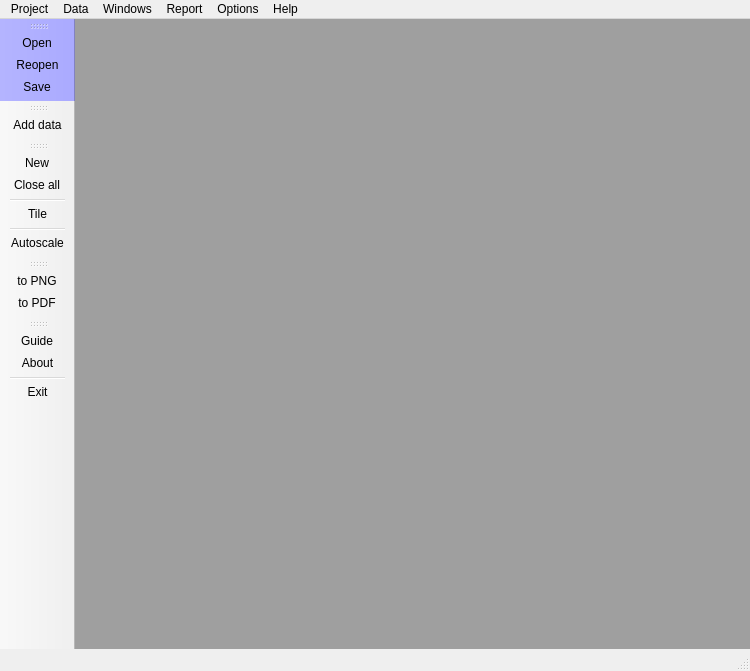
<?xml version="1.0" encoding="UTF-8"?>
<ui version="4.0">
 <class>MainWindow</class>
 <widget class="QMainWindow" name="MainWindow">
  <property name="geometry">
   <rect>
    <x>0</x>
    <y>0</y>
    <width>750</width>
    <height>671</height>
   </rect>
  </property>
  <property name="sizePolicy">
   <sizepolicy hsizetype="Expanding" vsizetype="Expanding">
    <horstretch>0</horstretch>
    <verstretch>0</verstretch>
   </sizepolicy>
  </property>
  <property name="cursor">
   <cursorShape>ArrowCursor</cursorShape>
  </property>
  <property name="acceptDrops">
   <bool>true</bool>
  </property>
  <property name="windowTitle">
   <string>Rragraph - 3.0</string>
  </property>
  <property name="windowIcon">
   <iconset resource="../resources.qrc">
    <normaloff>:/resources/MainWindow/eagle.png</normaloff>:/resources/MainWindow/eagle.png</iconset>
  </property>
  <property name="statusTip">
   <string>When this product was building, any animal didn't kill (except one squirrel:)</string>
  </property>
  <property name="autoFillBackground">
   <bool>false</bool>
  </property>
  <property name="toolButtonStyle">
   <enum>Qt::ToolButtonTextUnderIcon</enum>
  </property>
  <property name="documentMode">
   <bool>false</bool>
  </property>
  <widget class="QWidget" name="centralwidget">
   <layout class="QHBoxLayout" name="horizontalLayout">
    <property name="spacing">
     <number>0</number>
    </property>
    <property name="margin">
     <number>0</number>
    </property>
    <item>
     <widget class="QMdiArea" name="mdiArea">
      <property name="verticalScrollBarPolicy">
       <enum>Qt::ScrollBarAsNeeded</enum>
      </property>
      <property name="horizontalScrollBarPolicy">
       <enum>Qt::ScrollBarAsNeeded</enum>
      </property>
      <property name="activationOrder">
       <enum>QMdiArea::StackingOrder</enum>
      </property>
      <property name="documentMode">
       <bool>true</bool>
      </property>
     </widget>
    </item>
   </layout>
  </widget>
  <widget class="QMenuBar" name="menubar">
   <property name="geometry">
    <rect>
     <x>0</x>
     <y>0</y>
     <width>750</width>
     <height>20</height>
    </rect>
   </property>
   <widget class="QMenu" name="menuProject">
    <property name="title">
     <string>Project</string>
    </property>
    <widget class="QMenu" name="menuRecently_closed">
     <property name="title">
      <string>Recently closed</string>
     </property>
     <property name="icon">
      <iconset resource="../resources.qrc">
       <normaloff>:/resources/MainWindow/Project/open_recently_closed.png</normaloff>:/resources/MainWindow/Project/open_recently_closed.png</iconset>
     </property>
     <addaction name="separator"/>
     <addaction name="actionRemovePaths"/>
    </widget>
    <addaction name="actionOpenProject"/>
    <addaction name="menuRecently_closed"/>
    <addaction name="actionReopen"/>
    <addaction name="actionToClean"/>
    <addaction name="separator"/>
    <addaction name="actionSaveProject"/>
    <addaction name="actionSaveAs"/>
    <addaction name="separator"/>
    <addaction name="actionExit"/>
   </widget>
   <widget class="QMenu" name="menuData">
    <property name="title">
     <string>Data</string>
    </property>
    <addaction name="actionAddData"/>
   </widget>
   <widget class="QMenu" name="menuWindows">
    <property name="title">
     <string>Windows</string>
    </property>
    <widget class="QMenu" name="menuTileBehavior">
     <property name="title">
      <string>Set tile behavior</string>
     </property>
     <property name="icon">
      <iconset resource="../resources.qrc">
       <normaloff>:/resources/MainWindow/Options/tileBehavior.png</normaloff>:/resources/MainWindow/Options/tileBehavior.png</iconset>
     </property>
     <addaction name="actionNormalTile"/>
     <addaction name="actionHorizontalTile"/>
    </widget>
    <addaction name="actionNewWindow"/>
    <addaction name="actionCloseSW"/>
    <addaction name="actionTile"/>
    <addaction name="actionMax"/>
    <addaction name="actionAutoscale"/>
    <addaction name="separator"/>
    <addaction name="menuTileBehavior"/>
   </widget>
   <widget class="QMenu" name="menuReport">
    <property name="title">
     <string>Report</string>
    </property>
    <addaction name="actionToPNG"/>
    <addaction name="actionToPDF"/>
   </widget>
   <widget class="QMenu" name="menuHelp">
    <property name="title">
     <string>Help</string>
    </property>
    <addaction name="actionGuide"/>
    <addaction name="actionAbout"/>
   </widget>
   <widget class="QMenu" name="menuOptions">
    <property name="title">
     <string>Options</string>
    </property>
    <widget class="QMenu" name="menuLanguage">
     <property name="title">
      <string>Language</string>
     </property>
     <property name="icon">
      <iconset resource="../resources.qrc">
       <normaloff>:/resources/MainWindow/Options/flag.png</normaloff>:/resources/MainWindow/Options/flag.png</iconset>
     </property>
    </widget>
    <addaction name="menuLanguage"/>
    <addaction name="actionBigIcons"/>
    <addaction name="separator"/>
    <addaction name="actionStylesEditor"/>
   </widget>
   <addaction name="menuProject"/>
   <addaction name="menuData"/>
   <addaction name="menuWindows"/>
   <addaction name="menuReport"/>
   <addaction name="menuOptions"/>
   <addaction name="menuHelp"/>
  </widget>
  <widget class="QStatusBar" name="statusbar"/>
  <widget class="QToolBar" name="tb_Project">
   <property name="palette">
    <palette>
     <active>
      <colorrole role="WindowText">
       <brush brushstyle="SolidPattern">
        <color alpha="255">
         <red>0</red>
         <green>0</green>
         <blue>0</blue>
        </color>
       </brush>
      </colorrole>
      <colorrole role="Button">
       <brush brushstyle="SolidPattern">
        <color alpha="255">
         <red>170</red>
         <green>170</green>
         <blue>255</blue>
        </color>
       </brush>
      </colorrole>
      <colorrole role="Light">
       <brush brushstyle="SolidPattern">
        <color alpha="255">
         <red>255</red>
         <green>255</green>
         <blue>255</blue>
        </color>
       </brush>
      </colorrole>
      <colorrole role="Midlight">
       <brush brushstyle="SolidPattern">
        <color alpha="255">
         <red>212</red>
         <green>212</green>
         <blue>255</blue>
        </color>
       </brush>
      </colorrole>
      <colorrole role="Dark">
       <brush brushstyle="SolidPattern">
        <color alpha="255">
         <red>85</red>
         <green>85</green>
         <blue>127</blue>
        </color>
       </brush>
      </colorrole>
      <colorrole role="Mid">
       <brush brushstyle="SolidPattern">
        <color alpha="255">
         <red>113</red>
         <green>113</green>
         <blue>170</blue>
        </color>
       </brush>
      </colorrole>
      <colorrole role="Text">
       <brush brushstyle="SolidPattern">
        <color alpha="255">
         <red>0</red>
         <green>0</green>
         <blue>0</blue>
        </color>
       </brush>
      </colorrole>
      <colorrole role="BrightText">
       <brush brushstyle="SolidPattern">
        <color alpha="255">
         <red>255</red>
         <green>255</green>
         <blue>255</blue>
        </color>
       </brush>
      </colorrole>
      <colorrole role="ButtonText">
       <brush brushstyle="SolidPattern">
        <color alpha="255">
         <red>0</red>
         <green>0</green>
         <blue>0</blue>
        </color>
       </brush>
      </colorrole>
      <colorrole role="Base">
       <brush brushstyle="SolidPattern">
        <color alpha="255">
         <red>255</red>
         <green>255</green>
         <blue>255</blue>
        </color>
       </brush>
      </colorrole>
      <colorrole role="Window">
       <brush brushstyle="SolidPattern">
        <color alpha="255">
         <red>170</red>
         <green>170</green>
         <blue>255</blue>
        </color>
       </brush>
      </colorrole>
      <colorrole role="Shadow">
       <brush brushstyle="SolidPattern">
        <color alpha="255">
         <red>0</red>
         <green>0</green>
         <blue>0</blue>
        </color>
       </brush>
      </colorrole>
      <colorrole role="AlternateBase">
       <brush brushstyle="SolidPattern">
        <color alpha="255">
         <red>212</red>
         <green>212</green>
         <blue>255</blue>
        </color>
       </brush>
      </colorrole>
      <colorrole role="ToolTipBase">
       <brush brushstyle="SolidPattern">
        <color alpha="255">
         <red>255</red>
         <green>255</green>
         <blue>220</blue>
        </color>
       </brush>
      </colorrole>
      <colorrole role="ToolTipText">
       <brush brushstyle="SolidPattern">
        <color alpha="255">
         <red>0</red>
         <green>0</green>
         <blue>0</blue>
        </color>
       </brush>
      </colorrole>
     </active>
     <inactive>
      <colorrole role="WindowText">
       <brush brushstyle="SolidPattern">
        <color alpha="255">
         <red>0</red>
         <green>0</green>
         <blue>0</blue>
        </color>
       </brush>
      </colorrole>
      <colorrole role="Button">
       <brush brushstyle="SolidPattern">
        <color alpha="255">
         <red>170</red>
         <green>170</green>
         <blue>255</blue>
        </color>
       </brush>
      </colorrole>
      <colorrole role="Light">
       <brush brushstyle="SolidPattern">
        <color alpha="255">
         <red>255</red>
         <green>255</green>
         <blue>255</blue>
        </color>
       </brush>
      </colorrole>
      <colorrole role="Midlight">
       <brush brushstyle="SolidPattern">
        <color alpha="255">
         <red>212</red>
         <green>212</green>
         <blue>255</blue>
        </color>
       </brush>
      </colorrole>
      <colorrole role="Dark">
       <brush brushstyle="SolidPattern">
        <color alpha="255">
         <red>85</red>
         <green>85</green>
         <blue>127</blue>
        </color>
       </brush>
      </colorrole>
      <colorrole role="Mid">
       <brush brushstyle="SolidPattern">
        <color alpha="255">
         <red>113</red>
         <green>113</green>
         <blue>170</blue>
        </color>
       </brush>
      </colorrole>
      <colorrole role="Text">
       <brush brushstyle="SolidPattern">
        <color alpha="255">
         <red>0</red>
         <green>0</green>
         <blue>0</blue>
        </color>
       </brush>
      </colorrole>
      <colorrole role="BrightText">
       <brush brushstyle="SolidPattern">
        <color alpha="255">
         <red>255</red>
         <green>255</green>
         <blue>255</blue>
        </color>
       </brush>
      </colorrole>
      <colorrole role="ButtonText">
       <brush brushstyle="SolidPattern">
        <color alpha="255">
         <red>0</red>
         <green>0</green>
         <blue>0</blue>
        </color>
       </brush>
      </colorrole>
      <colorrole role="Base">
       <brush brushstyle="SolidPattern">
        <color alpha="255">
         <red>255</red>
         <green>255</green>
         <blue>255</blue>
        </color>
       </brush>
      </colorrole>
      <colorrole role="Window">
       <brush brushstyle="SolidPattern">
        <color alpha="255">
         <red>170</red>
         <green>170</green>
         <blue>255</blue>
        </color>
       </brush>
      </colorrole>
      <colorrole role="Shadow">
       <brush brushstyle="SolidPattern">
        <color alpha="255">
         <red>0</red>
         <green>0</green>
         <blue>0</blue>
        </color>
       </brush>
      </colorrole>
      <colorrole role="AlternateBase">
       <brush brushstyle="SolidPattern">
        <color alpha="255">
         <red>212</red>
         <green>212</green>
         <blue>255</blue>
        </color>
       </brush>
      </colorrole>
      <colorrole role="ToolTipBase">
       <brush brushstyle="SolidPattern">
        <color alpha="255">
         <red>255</red>
         <green>255</green>
         <blue>220</blue>
        </color>
       </brush>
      </colorrole>
      <colorrole role="ToolTipText">
       <brush brushstyle="SolidPattern">
        <color alpha="255">
         <red>0</red>
         <green>0</green>
         <blue>0</blue>
        </color>
       </brush>
      </colorrole>
     </inactive>
     <disabled>
      <colorrole role="WindowText">
       <brush brushstyle="SolidPattern">
        <color alpha="255">
         <red>85</red>
         <green>85</green>
         <blue>127</blue>
        </color>
       </brush>
      </colorrole>
      <colorrole role="Button">
       <brush brushstyle="SolidPattern">
        <color alpha="255">
         <red>170</red>
         <green>170</green>
         <blue>255</blue>
        </color>
       </brush>
      </colorrole>
      <colorrole role="Light">
       <brush brushstyle="SolidPattern">
        <color alpha="255">
         <red>255</red>
         <green>255</green>
         <blue>255</blue>
        </color>
       </brush>
      </colorrole>
      <colorrole role="Midlight">
       <brush brushstyle="SolidPattern">
        <color alpha="255">
         <red>212</red>
         <green>212</green>
         <blue>255</blue>
        </color>
       </brush>
      </colorrole>
      <colorrole role="Dark">
       <brush brushstyle="SolidPattern">
        <color alpha="255">
         <red>85</red>
         <green>85</green>
         <blue>127</blue>
        </color>
       </brush>
      </colorrole>
      <colorrole role="Mid">
       <brush brushstyle="SolidPattern">
        <color alpha="255">
         <red>113</red>
         <green>113</green>
         <blue>170</blue>
        </color>
       </brush>
      </colorrole>
      <colorrole role="Text">
       <brush brushstyle="SolidPattern">
        <color alpha="255">
         <red>85</red>
         <green>85</green>
         <blue>127</blue>
        </color>
       </brush>
      </colorrole>
      <colorrole role="BrightText">
       <brush brushstyle="SolidPattern">
        <color alpha="255">
         <red>255</red>
         <green>255</green>
         <blue>255</blue>
        </color>
       </brush>
      </colorrole>
      <colorrole role="ButtonText">
       <brush brushstyle="SolidPattern">
        <color alpha="255">
         <red>85</red>
         <green>85</green>
         <blue>127</blue>
        </color>
       </brush>
      </colorrole>
      <colorrole role="Base">
       <brush brushstyle="SolidPattern">
        <color alpha="255">
         <red>170</red>
         <green>170</green>
         <blue>255</blue>
        </color>
       </brush>
      </colorrole>
      <colorrole role="Window">
       <brush brushstyle="SolidPattern">
        <color alpha="255">
         <red>170</red>
         <green>170</green>
         <blue>255</blue>
        </color>
       </brush>
      </colorrole>
      <colorrole role="Shadow">
       <brush brushstyle="SolidPattern">
        <color alpha="255">
         <red>0</red>
         <green>0</green>
         <blue>0</blue>
        </color>
       </brush>
      </colorrole>
      <colorrole role="AlternateBase">
       <brush brushstyle="SolidPattern">
        <color alpha="255">
         <red>170</red>
         <green>170</green>
         <blue>255</blue>
        </color>
       </brush>
      </colorrole>
      <colorrole role="ToolTipBase">
       <brush brushstyle="SolidPattern">
        <color alpha="255">
         <red>255</red>
         <green>255</green>
         <blue>220</blue>
        </color>
       </brush>
      </colorrole>
      <colorrole role="ToolTipText">
       <brush brushstyle="SolidPattern">
        <color alpha="255">
         <red>0</red>
         <green>0</green>
         <blue>0</blue>
        </color>
       </brush>
      </colorrole>
     </disabled>
    </palette>
   </property>
   <property name="windowTitle">
    <string>Project's menu</string>
   </property>
   <property name="iconSize">
    <size>
     <width>44</width>
     <height>24</height>
    </size>
   </property>
   <attribute name="toolBarArea">
    <enum>LeftToolBarArea</enum>
   </attribute>
   <attribute name="toolBarBreak">
    <bool>false</bool>
   </attribute>
   <addaction name="actionOpenProject"/>
   <addaction name="actionReopen"/>
   <addaction name="actionSaveProject"/>
  </widget>
  <widget class="QToolBar" name="tb_Data">
   <property name="windowTitle">
    <string>Data manager</string>
   </property>
   <property name="iconSize">
    <size>
     <width>44</width>
     <height>24</height>
    </size>
   </property>
   <attribute name="toolBarArea">
    <enum>LeftToolBarArea</enum>
   </attribute>
   <attribute name="toolBarBreak">
    <bool>false</bool>
   </attribute>
   <addaction name="actionAddData"/>
  </widget>
  <widget class="QToolBar" name="tb_Windows">
   <property name="windowTitle">
    <string>Windows manager</string>
   </property>
   <property name="iconSize">
    <size>
     <width>44</width>
     <height>24</height>
    </size>
   </property>
   <attribute name="toolBarArea">
    <enum>LeftToolBarArea</enum>
   </attribute>
   <attribute name="toolBarBreak">
    <bool>false</bool>
   </attribute>
   <addaction name="actionNewWindow"/>
   <addaction name="actionCloseSW"/>
   <addaction name="separator"/>
   <addaction name="actionTile"/>
   <addaction name="separator"/>
   <addaction name="actionAutoscale"/>
  </widget>
  <widget class="QToolBar" name="tb_Report">
   <property name="windowTitle">
    <string>Type of report</string>
   </property>
   <property name="iconSize">
    <size>
     <width>44</width>
     <height>24</height>
    </size>
   </property>
   <attribute name="toolBarArea">
    <enum>LeftToolBarArea</enum>
   </attribute>
   <attribute name="toolBarBreak">
    <bool>false</bool>
   </attribute>
   <addaction name="actionToPNG"/>
   <addaction name="actionToPDF"/>
  </widget>
  <widget class="QToolBar" name="tb_Help">
   <property name="windowTitle">
    <string>Help menu</string>
   </property>
   <property name="iconSize">
    <size>
     <width>44</width>
     <height>24</height>
    </size>
   </property>
   <attribute name="toolBarArea">
    <enum>LeftToolBarArea</enum>
   </attribute>
   <attribute name="toolBarBreak">
    <bool>false</bool>
   </attribute>
   <addaction name="actionGuide"/>
   <addaction name="actionAbout"/>
   <addaction name="separator"/>
   <addaction name="actionExit"/>
  </widget>
  <action name="actionOpenProject">
   <property name="icon">
    <iconset resource="../resources.qrc">
     <normaloff>:/resources/MainWindow/Project/open.png</normaloff>:/resources/MainWindow/Project/open.png</iconset>
   </property>
   <property name="text">
    <string>Open</string>
   </property>
   <property name="toolTip">
    <string>Open a project.</string>
   </property>
   <property name="statusTip">
    <string>Open a project.</string>
   </property>
   <property name="shortcut">
    <string>F2</string>
   </property>
  </action>
  <action name="actionExit">
   <property name="icon">
    <iconset resource="../resources.qrc">
     <normaloff>:/resources/MainWindow/Project/exit.png</normaloff>:/resources/MainWindow/Project/exit.png</iconset>
   </property>
   <property name="text">
    <string>Exit</string>
   </property>
   <property name="toolTip">
    <string>Exit from the programm.</string>
   </property>
   <property name="statusTip">
    <string>Exit from the programm.</string>
   </property>
   <property name="shortcut">
    <string>Ctrl+F4</string>
   </property>
  </action>
  <action name="actionSaveProject">
   <property name="icon">
    <iconset resource="../resources.qrc">
     <normaloff>:/resources/MainWindow/Project/save.png</normaloff>:/resources/MainWindow/Project/save.png</iconset>
   </property>
   <property name="text">
    <string>Save</string>
   </property>
   <property name="toolTip">
    <string>Save the project.</string>
   </property>
   <property name="statusTip">
    <string>Save the project.</string>
   </property>
   <property name="shortcut">
    <string>Ctrl+S</string>
   </property>
  </action>
  <action name="actionSaveAs">
   <property name="icon">
    <iconset resource="../resources.qrc">
     <normaloff>:/resources/MainWindow/Project/save_as.png</normaloff>:/resources/MainWindow/Project/save_as.png</iconset>
   </property>
   <property name="text">
    <string>Save as</string>
   </property>
   <property name="toolTip">
    <string>Save the project as...</string>
   </property>
   <property name="statusTip">
    <string>Save the project as...</string>
   </property>
  </action>
  <action name="actionAddData">
   <property name="icon">
    <iconset resource="../resources.qrc">
     <normaloff>:/resources/MainWindow/Data/add.png</normaloff>:/resources/MainWindow/Data/add.png</iconset>
   </property>
   <property name="text">
    <string>Add data</string>
   </property>
   <property name="toolTip">
    <string>Add a text file with data.</string>
   </property>
   <property name="statusTip">
    <string>Add a text file with data.</string>
   </property>
   <property name="shortcut">
    <string>Ctrl+L</string>
   </property>
  </action>
  <action name="actionNewWindow">
   <property name="icon">
    <iconset resource="../resources.qrc">
     <normaloff>:/resources/MainWindow/Window/new_window.png</normaloff>:/resources/MainWindow/Window/new_window.png</iconset>
   </property>
   <property name="text">
    <string>New</string>
   </property>
   <property name="toolTip">
    <string>Create a new window.</string>
   </property>
   <property name="statusTip">
    <string>Create a new window.</string>
   </property>
   <property name="shortcut">
    <string>Ctrl+N</string>
   </property>
  </action>
  <action name="actionCloseSW">
   <property name="icon">
    <iconset resource="../resources.qrc">
     <normaloff>:/resources/MainWindow/Window/close_all.png</normaloff>:/resources/MainWindow/Window/close_all.png</iconset>
   </property>
   <property name="text">
    <string>Close all</string>
   </property>
   <property name="toolTip">
    <string>Close all windows.</string>
   </property>
   <property name="statusTip">
    <string>Close all windows.</string>
   </property>
  </action>
  <action name="actionTile">
   <property name="icon">
    <iconset resource="../resources.qrc">
     <normaloff>:/resources/MainWindow/Window/tile.png</normaloff>:/resources/MainWindow/Window/tile.png</iconset>
   </property>
   <property name="text">
    <string>Tile</string>
   </property>
   <property name="toolTip">
    <string>Set all windows as tile.</string>
   </property>
   <property name="statusTip">
    <string>Set all windows as tile.</string>
   </property>
  </action>
  <action name="actionAutoscale">
   <property name="icon">
    <iconset resource="../resources.qrc">
     <normaloff>:/resources/MainWindow/Window/autoscale.png</normaloff>:/resources/MainWindow/Window/autoscale.png</iconset>
   </property>
   <property name="text">
    <string>Autoscale</string>
   </property>
   <property name="toolTip">
    <string>Autoscale all windows.</string>
   </property>
   <property name="statusTip">
    <string>Autoscale all windows.</string>
   </property>
  </action>
  <action name="actionToPNG">
   <property name="icon">
    <iconset resource="../resources.qrc">
     <normaloff>:/resources/MainWindow/Report/png.png</normaloff>:/resources/MainWindow/Report/png.png</iconset>
   </property>
   <property name="text">
    <string>to PNG</string>
   </property>
   <property name="toolTip">
    <string>Save all windows as PNG images.</string>
   </property>
   <property name="statusTip">
    <string>Save all windows as PNG images.</string>
   </property>
   <property name="shortcut">
    <string>Ctrl+P</string>
   </property>
  </action>
  <action name="actionToPDF">
   <property name="icon">
    <iconset resource="../resources.qrc">
     <normaloff>:/resources/MainWindow/Report/pdf.png</normaloff>:/resources/MainWindow/Report/pdf.png</iconset>
   </property>
   <property name="text">
    <string>to PDF</string>
   </property>
   <property name="toolTip">
    <string>Save all windows as PDF document.</string>
   </property>
   <property name="statusTip">
    <string>Save all windows as PDF document.</string>
   </property>
  </action>
  <action name="actionGuide">
   <property name="icon">
    <iconset resource="../resources.qrc">
     <normaloff>:/resources/MainWindow/Help/help.png</normaloff>:/resources/MainWindow/Help/help.png</iconset>
   </property>
   <property name="text">
    <string>Guide</string>
   </property>
   <property name="toolTip">
    <string>Guide, manual, handbook.</string>
   </property>
   <property name="statusTip">
    <string>Guide, manual, handbook.</string>
   </property>
   <property name="shortcut">
    <string>F1</string>
   </property>
  </action>
  <action name="actionAbout">
   <property name="icon">
    <iconset resource="../resources.qrc">
     <normaloff>:/resources/MainWindow/Help/about.png</normaloff>:/resources/MainWindow/Help/about.png</iconset>
   </property>
   <property name="text">
    <string>About</string>
   </property>
   <property name="toolTip">
    <string>The information about the programm.</string>
   </property>
   <property name="statusTip">
    <string>The information about the programm.</string>
   </property>
  </action>
  <action name="actionBigIcons">
   <property name="checkable">
    <bool>true</bool>
   </property>
   <property name="checked">
    <bool>true</bool>
   </property>
   <property name="text">
    <string>Big icons</string>
   </property>
   <property name="toolTip">
    <string>Set big icon's size.</string>
   </property>
   <property name="statusTip">
    <string>Set big icon's size.</string>
   </property>
  </action>
  <action name="actionReopen">
   <property name="icon">
    <iconset resource="../resources.qrc">
     <normaloff>:/resources/MainWindow/Project/reopen.png</normaloff>:/resources/MainWindow/Project/reopen.png</iconset>
   </property>
   <property name="text">
    <string>Reopen</string>
   </property>
   <property name="toolTip">
    <string>Reopen the project.</string>
   </property>
   <property name="statusTip">
    <string>Reopen the project.</string>
   </property>
  </action>
  <action name="actionMax">
   <property name="icon">
    <iconset resource="../resources.qrc">
     <normaloff>:/resources/MainWindow/Window/maximize.png</normaloff>:/resources/MainWindow/Window/maximize.png</iconset>
   </property>
   <property name="text">
    <string>Max</string>
   </property>
   <property name="toolTip">
    <string>Maximize current plot.</string>
   </property>
   <property name="statusTip">
    <string>Maximize current plot.</string>
   </property>
  </action>
  <action name="actionStylesEditor">
   <property name="icon">
    <iconset resource="../resources.qrc">
     <normaloff>:/resources/MainWindow/Options/styles_editor.png</normaloff>:/resources/MainWindow/Options/styles_editor.png</iconset>
   </property>
   <property name="text">
    <string>Styles' editor</string>
   </property>
   <property name="toolTip">
    <string>Show the styles' editor.</string>
   </property>
   <property name="statusTip">
    <string>Show the styles' editor.</string>
   </property>
  </action>
  <action name="actionRemovePaths">
   <property name="text">
    <string>Remove nonexistent paths</string>
   </property>
   <property name="toolTip">
    <string>Remove nonexistent paths.</string>
   </property>
  </action>
  <action name="actionToClean">
   <property name="icon">
    <iconset resource="../resources.qrc">
     <normaloff>:/resources/MainWindow/Project/clean.png</normaloff>:/resources/MainWindow/Project/clean.png</iconset>
   </property>
   <property name="text">
    <string>To clean</string>
   </property>
   <property name="toolTip">
    <string>To clean the project</string>
   </property>
  </action>
  <action name="actionNormalTile">
   <property name="checkable">
    <bool>true</bool>
   </property>
   <property name="text">
    <string>Normal</string>
   </property>
   <property name="toolTip">
    <string>Set stacking windows' behavior</string>
   </property>
  </action>
  <action name="actionHorizontalTile">
   <property name="checkable">
    <bool>true</bool>
   </property>
   <property name="text">
    <string>Horizontal</string>
   </property>
   <property name="toolTip">
    <string>Set horizontal windows' behavior</string>
   </property>
  </action>
 </widget>
 <resources>
  <include location="../resources.qrc"/>
 </resources>
 <connections>
  <connection>
   <sender>actionExit</sender>
   <signal>triggered()</signal>
   <receiver>MainWindow</receiver>
   <slot>close()</slot>
   <hints>
    <hint type="sourcelabel">
     <x>-1</x>
     <y>-1</y>
    </hint>
    <hint type="destinationlabel">
     <x>328</x>
     <y>318</y>
    </hint>
   </hints>
  </connection>
 </connections>
</ui>
